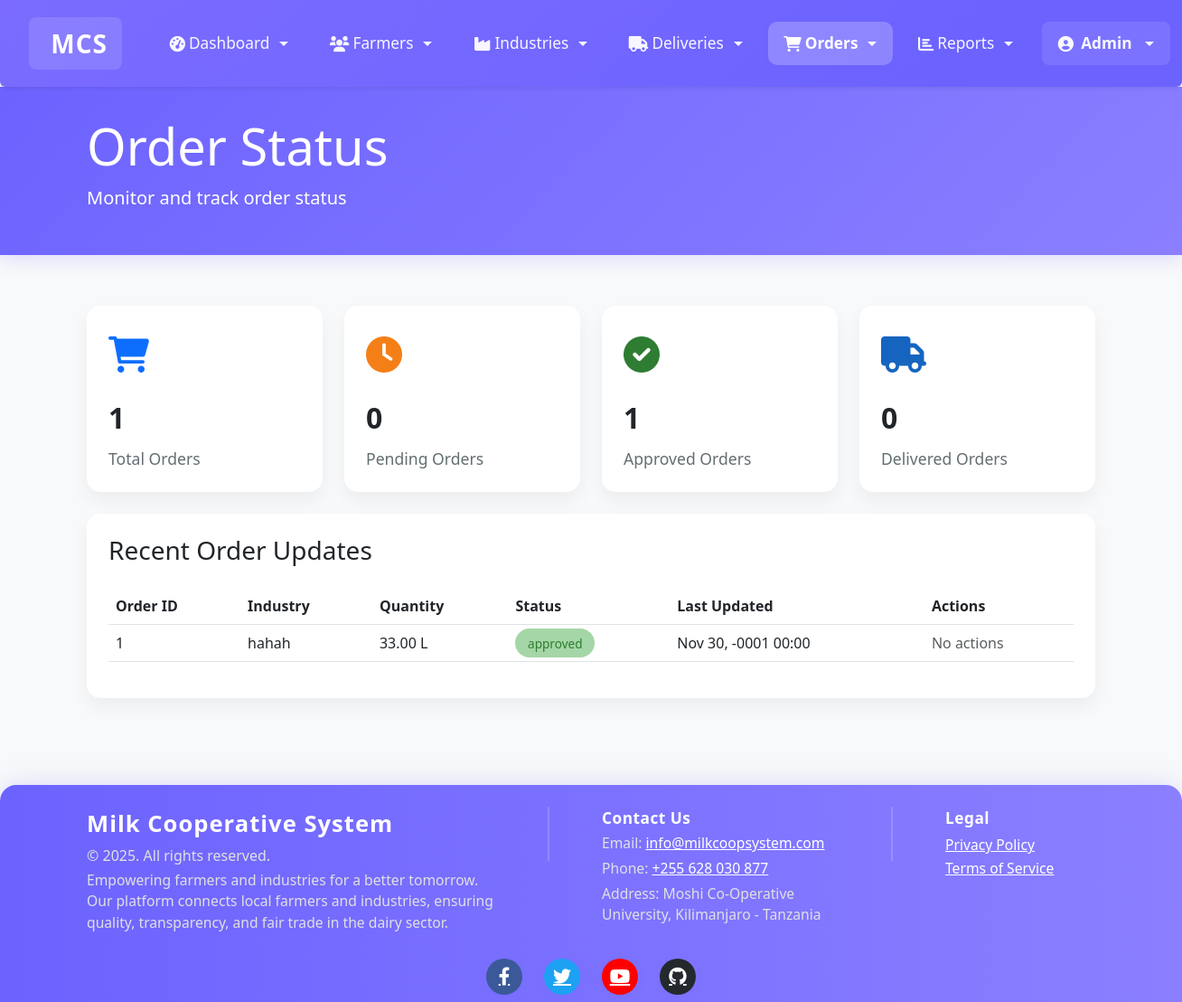
The app's page /modules/coop/order_status.php (signed in) with its own data.
### tables this page shows
CREATE TABLE `orders` (
  `id` int(11) NOT NULL,
  `industry_id` int(11) DEFAULT NULL,
  `quantity` decimal(10,2) NOT NULL,
  `order_date` datetime NOT NULL,
  `delivery_date` datetime NOT NULL,
  `status` enum('pending','approved','completed','cancelled') DEFAULT 'pending',
  `created_at` timestamp NOT NULL DEFAULT current_timestamp()
);

CREATE TABLE `industries` (
  `id` int(11) NOT NULL,
  `industry_id` varchar(20) NOT NULL,
  `user_id` int(11) DEFAULT NULL,
  `company_name` varchar(100) NOT NULL,
  `contact_person` varchar(100) DEFAULT NULL,
  `phone` varchar(20) DEFAULT NULL,
  `email` varchar(100) DEFAULT NULL,
  `address` text DEFAULT NULL,
  `created_at` timestamp NOT NULL DEFAULT current_timestamp(),
  `industry_type` varchar(255) DEFAULT NULL,
  `created_by` int(11) DEFAULT NULL,
  `account_name` varchar(100) DEFAULT NULL,
  `account_number` varchar(50) DEFAULT NULL
);

### modules/coop/order_status.php (the view, shortened to what this page needs)
<?php
require_once "../../config/db.php";
$stats_sql = "SELECT
    COUNT(*) as total_orders,
    SUM(CASE WHEN status = 'Pending' THEN 1 ELSE 0 END) as pending_orders,
    SUM(CASE WHEN status = 'Approved' THEN 1 ELSE 0 END) as approved_orders,
    SUM(CASE WHEN status = 'Delivered' THEN 1 ELSE 0 END) as delivered_orders,
    SUM(CASE WHEN status = 'Cancelled' THEN 1 ELSE 0 END) as cancelled_orders
FROM orders";
$stats_result = mysqli_query($conn, $stats_sql);
$stats = mysqli_fetch_assoc($stats_result);
$recent_sql = "SELECT o.*, i.company_name
               FROM orders o
               JOIN industries i ON o.industry_id = i.id
               ORDER BY o.order_date DESC
               LIMIT 10";
$recent_result = mysqli_query($conn, $recent_sql);
?>
<!DOCTYPE html>
<html lang="en">
<head>
    <link href="https://cdn.jsdelivr.net/npm/bootstrap@5.3.0/dist/css/bootstrap.min.css" rel="stylesheet">
    <link href="https://cdnjs.cloudflare.com/ajax/libs/font-awesome/6.0.0/css/all.min.css" rel="stylesheet">
</head>
<body>
    <?php include "../../includes/header.php"; ?>
    <div class="page-header">
        <div class="container">
            <h1 class="display-4">Order Status</h1>
            <p class="lead">Monitor and track order status</p>
        </div>
    </div>
    <main class="container py-4">
        <div class="row">
            <div class="col-md-3">
                <div class="stats-card">
                    <div class="stats-icon text-primary">
                        <i class="fas fa-shopping-cart"></i>
                    </div>
                    <div class="stats-number"><?php echo $stats['total_orders']; ?></div>
                    <div class="stats-label">Total Orders</div>
                </div>
            </div>
            <div class="col-md-3">
                <div class="stats-card">
                    <div class="stats-icon status-pending">
                        <i class="fas fa-clock"></i>
                    </div>
                    <div class="stats-number"><?php echo $stats['pending_orders']; ?></div>
                    <div class="stats-label">Pending Orders</div>
                </div>
            </div>
            <div class="col-md-3">
                <div class="stats-card">
                    <div class="stats-icon status-approved">
                        <i class="fas fa-check-circle"></i>
                    </div>
                    <div class="stats-number"><?php echo $stats['approved_orders']; ?></div>
                    <div class="stats-label">Approved Orders</div>
                </div>
            </div>
            <div class="col-md-3">
                <div class="stats-card">
                    <div class="stats-icon status-delivered">
                        <i class="fas fa-truck"></i>
                    </div>
                    <div class="stats-number"><?php echo $stats['delivered_orders']; ?></div>
                    <div class="stats-label">Delivered Orders</div>
                </div>
            </div>
        </div>
        <div class="recent-orders">
            <h3 class="mb-4">Recent Order Updates</h3>
            <div class="table-responsive">
                <table class="table table-hover">
                    <thead>
                        <tr>
                            <th>Order ID</th>
                            <th>Industry</th>
                            <th>Quantity</th>
                            <th>Status</th>
                            <th>Last Updated</th>
                            <th>Actions</th>
                        </tr>
                    </thead>
                    <tbody>
                        <?php
                        if (mysqli_num_rows($recent_result) > 0) {
                            while($row = mysqli_fetch_assoc($recent_result)) {
                                $status_class = 'status-' . strtolower($row['status']) . '-bg';
                                echo "<tr>";
                                echo "<td>" . $row["id"] . "</td>";
                                echo "<td>" . $row["company_name"] . "</td>";
                                echo "<td>" . $row["quantity"] . " L</td>";
                                echo "<td><span class='status-badge " . $status_class . "'>" . $row["status"] . "</span></td>";
                                echo "<td>" . date('M d, Y H:i', strtotime($row["order_date"])) . "</td>";
                                echo "<td>";
                                if (strtolower($row["status"]) == "pending") {
                                    echo "<form method='post' style='display:inline;'>
                                            <input type='hidden' name='order_id' value='" . $row["id"] . "'>
                                            <button type='submit' name='action' value='approve' class='btn btn-success btn-sm'>Approve</button>
                                          </form> ";
                                    echo "<form method='post' style='display:inline; margin-left:5px;'>
                                            <input type='hidden' name='order_id' value='" . $row["id"] . "'>
                                            <button type='submit' name='action' value='reject' class='btn btn-danger btn-sm'>Reject</button>
                                          </form>";
                                } else {
                                    echo "<span class='text-muted'>No actions</span>";
                                }
                                echo "</td>";
                                echo "</tr>";
                            }
                        } else {
                            echo "<tr><td colspan='5'>No recent orders found.</td></tr>";
                        }
                        ?>
                    </tbody>
                </table>
            </div>
        </div>
    </main>
    <?php include "../../includes/footer.php"; ?>
</body>
</html>

### modules/coop/order_status.php (style rules this page uses)
:root { --primary-color: #6C63FF; --secondary-color: #4CAF50; --accent-color: #FF6B6B; --background-color: #F8F9FA; --card-bg: #FFFFFF; --text-primary: #2D3436; --text-secondary: #636E72; }
body { background-color: var(--background-color); color: var(--text-primary); padding-top: 80px; }
.page-header { background: linear-gradient(135deg, var(--primary-color), #8B7FFF); color: white; padding: 2rem 0; margin-bottom: 2rem; box-shadow: 0 4px 20px rgba(108, 99, 255, 0.2); }
.stats-card { background: var(--card-bg); border-radius: 15px; padding: 1.5rem; margin-bottom: 1.5rem; box-shadow: 0 10px 20px rgba(0,0,0,0.05); transition: transform 0.3s ease; }
.stats-icon { font-size: 2.5rem; margin-bottom: 1rem; }
.stats-number { font-size: 2rem; font-weight: bold; margin-bottom: 0.5rem; }
.stats-label { color: var(--text-secondary); font-size: 1.1rem; }
.status-pending { color: #F57F17; }
.status-approved { color: #2E7D32; }
.status-delivered { color: #1565C0; }
.recent-orders { background: var(--card-bg); border-radius: 15px; padding: 1.5rem; margin-bottom: 1.5rem; box-shadow: 0 10px 20px rgba(0,0,0,0.05); }
.status-badge { padding: 0.5em 1em; border-radius: 50px; font-weight: 500; font-size: 0.85em; }
.status-approved-bg { background-color: #A5D6A7; color: #2E7D32; }

### includes/header.php (style rules this page uses)
html, body { margin: 0 !important; padding: 0 !important; box-sizing: border-box; }
body { padding-top: 90px; background: var(--background-color, #F8F9FA); }

### records on screen
orders: id "1", industry.company_name "hahah", quantity "33.00", status "approved", order_date "Nov 30, -0001 00:00", shows "No actions"

### other values on screen
$_SESSION["username"] "Admin"
$stats['total_orders'] "1"
$stats['pending_orders'] "0"
$stats['approved_orders'] "1"
$stats['delivered_orders'] "0"
